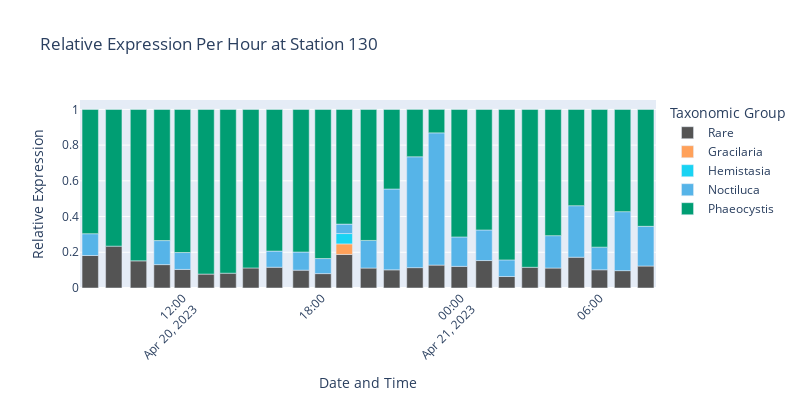

Notebook cell for this chart:
### Code cell
# Filter data based on TPM and p_ident thresholds
filtered_data = data_130[(data_130['p_ident'] >= 0.95)]

# Group by taxonomic level and 'year_hour', then sum TPM
grouped_df = filtered_data.groupby(['Genus_UniEuk', 'Date'])['TPM'].sum().reset_index()

grouped_df.head()
# Normalize TPM sums to get relative expression per hour
total_tpm_per_hour = grouped_df.groupby('Date')['TPM'].transform('sum')
grouped_df['rel_expression_per_hour'] = grouped_df['TPM'] / total_tpm_per_hour

# Combine low-abundant groups into a single 'Rare' category
threshold = 0.05
grouped_df.loc[grouped_df['rel_expression_per_hour'] <= threshold, 'Genus_UniEuk'] = 'Rare'


# Remove categories with no expression
grouped_df = grouped_df[grouped_df['rel_expression_per_hour'] > 0]

# Group once more to combine Rares
grouped_df = grouped_df.groupby(['Genus_UniEuk', 'Date'])['rel_expression_per_hour'].sum().reset_index()

# Plot
fig = px.bar(grouped_df, 
            x='Date', 
            y='rel_expression_per_hour', 
            color='Genus_UniEuk',
            title='Relative Expression Per Hour at Station 130',
            category_orders={"Genus_UniEuk": ['Arthropoda', 'Acantharea', 'Ctenophora', 'Diatomeae', 'Dinophyceae', 
                                                    'Florideophyceae','Odontella', 'Phaeodarea', 'Prymnesiophyceae',
                                                    'Spirotrichea', 'Vertebrata', 'Rare',]},
            color_discrete_map=color_discrete_map
            )

fig.update_layout(
    width=800,
    height=400,
    xaxis_title='Date and Time',
    yaxis_title='Relative Expression',
    xaxis_tickangle=-45,
    legend_title='Taxonomic Group'
)

# Save the figure
filename_base = "../figures/metatranscriptomics/130_relative_expression_per_hour_genus"
fig.write_image(filename_base + ".png", scale=1)
fig.write_image(filename_base + ".svg", scale=1)

fig.show()

### Figure 1 — Plotly figure (JSON) as saved in the notebook; plotly's stock layout.template omitted (floating-point values rounded to 4 significant figures)
{"data": [{"alignmentgroup": "True", "hovertemplate": "Genus_UniEuk=Rare<br>Date=%{x}<br>rel_expression_per_hour=%{y}<extra></extra>", "legendgroup": "Rare", "marker": {"color": "#545454", "pattern": {"shape": ""}}, "name": "Rare", "offsetgroup": "Rare", "orientation": "v", "showlegend": true, "textposition": "auto", "type": "bar", "x": ["2023-04-20T08:01:00", "2023-04-20T09:02:00", "2023-04-20T10:06:00", "2023-04-20T11:07:00", "2023-04-20T12:00:00", "2023-04-20T13:01:00", "2023-04-20T13:58:00", "2023-04-20T14:57:00", "2023-04-20T15:58:00", "2023-04-20T17:07:00", "2023-04-20T18:04:00", "2023-04-20T18:59:00", "2023-04-20T20:02:00", "2023-04-20T21:02:00", "2023-04-20T22:02:00", "2023-04-20T22:58:00", "2023-04-20T23:57:00", "2023-04-21T01:01:00", "2023-04-21T02:00:00", "2023-04-21T03:00:00", "2023-04-21T04:00:00", "2023-04-21T05:00:00", "2023-04-21T06:00:00", "2023-04-21T07:00:00", "2023-04-21T08:00:00"], "xaxis": "x", "y": [0.182, 0.2343, 0.152, 0.1309, 0.104, 0.07802, 0.08285, 0.1123, 0.1162, 0.09988, 0.08064, 0.188, 0.1118, 0.1016, 0.1141, 0.1283, 0.121, 0.1537, 0.06421, 0.1161, 0.1117, 0.1724, 0.1019, 0.09722, 0.123], "yaxis": "y"}, {"alignmentgroup": "True", "hovertemplate": "Genus_UniEuk=Gracilaria<br>Date=%{x}<br>rel_expression_per_hour=%{y}<extra></extra>", "legendgroup": "Gracilaria", "marker": {"color": "#FFA15A", "pattern": {"shape": ""}}, "name": "Gracilaria", "offsetgroup": "Gracilaria", "orientation": "v", "showlegend": true, "textposition": "auto", "type": "bar", "x": ["2023-04-20T18:59:00"], "xaxis": "x", "y": [0.05897], "yaxis": "y"}, {"alignmentgroup": "True", "hovertemplate": "Genus_UniEuk=Hemistasia<br>Date=%{x}<br>rel_expression_per_hour=%{y}<extra></extra>", "legendgroup": "Hemistasia", "marker": {"color": "#19d3f3", "pattern": {"shape": ""}}, "name": "Hemistasia", "offsetgroup": "Hemistasia", "orientation": "v", "showlegend": true, "textposition": "auto", "type": "bar", "x": ["2023-04-20T18:59:00"], "xaxis": "x", "y": [0.05794], "yaxis": "y"}, {"alignmentgroup": "True", "hovertemplate": "Genus_UniEuk=Noctiluca<br>Date=%{x}<br>rel_expression_per_hour=%{y}<extra></extra>", "legendgroup": "Noctiluca", "marker": {"color": "#56B4E8", "pattern": {"shape": ""}}, "name": "Noctiluca", "offsetgroup": "Noctiluca", "orientation": "v", "showlegend": true, "textposition": "auto", "type": "bar", "x": ["2023-04-20T08:01:00", "2023-04-20T11:07:00", "2023-04-20T12:00:00", "2023-04-20T15:58:00", "2023-04-20T17:07:00", "2023-04-20T18:04:00", "2023-04-20T18:59:00", "2023-04-20T20:02:00", "2023-04-20T21:02:00", "2023-04-20T22:02:00", "2023-04-20T22:58:00", "2023-04-20T23:57:00", "2023-04-21T01:01:00", "2023-04-21T02:00:00", "2023-04-21T04:00:00", "2023-04-21T05:00:00", "2023-04-21T06:00:00", "2023-04-21T07:00:00", "2023-04-21T08:00:00"], "xaxis": "x", "y": [0.1221, 0.1346, 0.0946, 0.09055, 0.1015, 0.08427, 0.05288, 0.1545, 0.4526, 0.6207, 0.7404, 0.1649, 0.1711, 0.09314, 0.1814, 0.2885, 0.1269, 0.3303, 0.2224], "yaxis": "y"}, {"alignmentgroup": "True", "hovertemplate": "Genus_UniEuk=Phaeocystis<br>Date=%{x}<br>rel_expression_per_hour=%{y}<extra></extra>", "legendgroup": "Phaeocystis", "marker": {"color": "#009E73", "pattern": {"shape": ""}}, "name": "Phaeocystis", "offsetgroup": "Phaeocystis", "orientation": "v", "showlegend": true, "textposition": "auto", "type": "bar", "x": ["2023-04-20T08:01:00", "2023-04-20T09:02:00", "2023-04-20T10:06:00", "2023-04-20T11:07:00", "2023-04-20T12:00:00", "2023-04-20T13:01:00", "2023-04-20T13:58:00", "2023-04-20T14:57:00", "2023-04-20T15:58:00", "2023-04-20T17:07:00", "2023-04-20T18:04:00", "2023-04-20T18:59:00", "2023-04-20T20:02:00", "2023-04-20T21:02:00", "2023-04-20T22:02:00", "2023-04-20T22:58:00", "2023-04-20T23:57:00", "2023-04-21T01:01:00", "2023-04-21T02:00:00", "2023-04-21T03:00:00", "2023-04-21T04:00:00", "2023-04-21T05:00:00", "2023-04-21T06:00:00", "2023-04-21T07:00:00", "2023-04-21T08:00:00"], "xaxis": "x", "y": [0.696, 0.7657, 0.848, 0.7345, 0.8014, 0.922, 0.9172, 0.8877, 0.7932, 0.7986, 0.8351, 0.6422, 0.7337, 0.4457, 0.2653, 0.1313, 0.7141, 0.6751, 0.8426, 0.8839, 0.7069, 0.5391, 0.7712, 0.5725, 0.6546], "yaxis": "y"}], "layout": {"barmode": "relative", "height": 400, "legend": {"title": {"text": "Taxonomic Group"}, "tracegroupgap": 0}, "title": {"text": "Relative Expression Per Hour at Station 130"}, "width": 800, "xaxis": {"anchor": "y", "domain": [0, 1], "tickangle": -45, "title": {"text": "Date and Time"}}, "yaxis": {"anchor": "x", "domain": [0, 1], "title": {"text": "Relative Expression"}}}}
